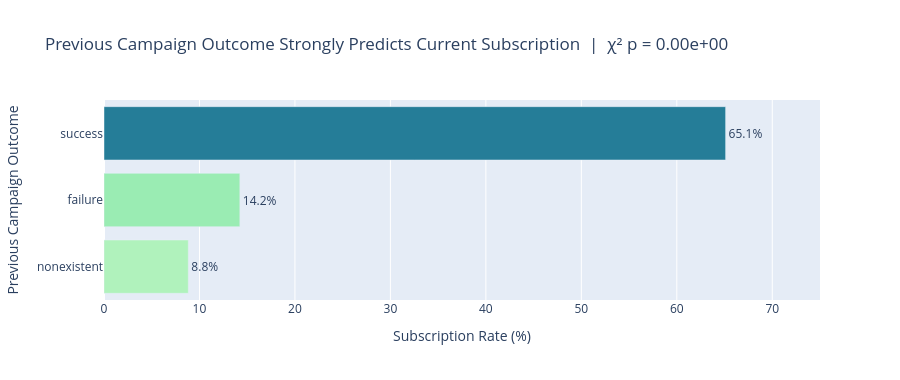

Notebook source saved alongside this figure:
### Markdown cell above
---
## Section 6 — Previous Campaign Outcome

**Test: Chi-Square test of independence** — `poutcome` vs `y`

If a client said yes in a *previous* campaign, does that predict success in this one?  
Intuition says yes — and the numbers confirm it dramatically.

### Code cell
contingency = pd.crosstab(df['poutcome'], df['y'])
chi2, p_chi, dof, expected = stats.chi2_contingency(contingency)

print("── Chi-Square: Previous Campaign Outcome vs Current Subscription ──")
print(f"  χ² = {chi2:.2f},  df = {dof},  p = {p_chi:.2e}")
print(f"  Result: {'Significant ✓' if p_chi < 0.05 else 'Not significant'}")
print("\n  Contingency table:")
print(contingency)

pout_rates = (
    df.groupby('poutcome')['subscribed']
    .agg(['mean','count'])
    .rename(columns={'mean':'rate','count':'n'})
    .reset_index()
)
pout_rates['rate_pct'] = pout_rates['rate'] * 100
pout_rates = pout_rates.sort_values('rate_pct', ascending=True)

fig = px.bar(
    pout_rates, x='rate_pct', y='poutcome',
    orientation='h',
    color='rate_pct',
    color_continuous_scale='Tealgrn',
    labels={'rate_pct': 'Subscription Rate (%)', 'poutcome': 'Previous Campaign Outcome'},
    title=f'Previous Campaign Outcome Strongly Predicts Current Subscription  |  χ² p = {p_chi:.2e}',
    text='rate_pct',
    hover_data={'n': True, 'rate_pct': ':.1f'}
)
fig.update_traces(
    texttemplate='%{text:.1f}%',
    textposition='outside',
    hovertemplate='<b>%{y}</b><br>Subscription rate: %{x:.1f}%<br>Contacts: %{customdata[0]:,}<extra></extra>'
)
fig.update_layout(height=380, coloraxis_showscale=False, xaxis_range=[0,75])
fig.show()

success_rate = pout_rates.loc[pout_rates['poutcome']=='success','rate_pct'].values[0]
nonexist_rate = pout_rates.loc[pout_rates['poutcome']=='nonexistent','rate_pct'].values[0]
print(f"\n  Previous success → {success_rate:.1f}% subscription rate")
print(f"  No prior contact → {nonexist_rate:.1f}% subscription rate")
print(f"  Uplift: {success_rate/nonexist_rate:.1f}× higher conversion from previously-won customers")

### Figure 1 — Plotly figure (JSON) as saved in the notebook; plotly's stock layout.template omitted (floating-point values rounded to 4 significant figures)
{"data": [{"customdata": [[35563], [4252], [1373]], "hovertemplate": "<b>%{y}</b><br>Subscription rate: %{x:.1f}%<br>Contacts: %{customdata[0]:,}<extra></extra>", "legendgroup": "", "marker": {"color": [8.832, 14.23, 65.11], "coloraxis": "coloraxis", "pattern": {"shape": ""}}, "name": "", "orientation": "h", "showlegend": false, "text": [8.832, 14.23, 65.11], "textposition": "outside", "texttemplate": "%{text:.1f}%", "type": "bar", "x": [8.832, 14.23, 65.11], "xaxis": "x", "y": ["nonexistent", "failure", "success"], "yaxis": "y"}], "layout": {"barmode": "relative", "coloraxis": {"colorbar": {"title": {"text": "Subscription Rate (%)"}}, "colorscale": [[0, "rgb(176, 242, 188)"], [0.1667, "rgb(137, 232, 172)"], [0.3333, "rgb(103, 219, 165)"], [0.5, "rgb(76, 200, 163)"], [0.6667, "rgb(56, 178, 163)"], [0.8333, "rgb(44, 152, 160)"], [1, "rgb(37, 125, 152)"]], "showscale": false}, "height": 380, "legend": {"tracegroupgap": 0}, "title": {"text": "Previous Campaign Outcome Strongly Predicts Current Subscription  |  χ² p = 0.00e+00"}, "xaxis": {"anchor": "y", "domain": [0, 1], "range": [0, 75], "title": {"text": "Subscription Rate (%)"}}, "yaxis": {"anchor": "x", "domain": [0, 1], "title": {"text": "Previous Campaign Outcome"}}}}
